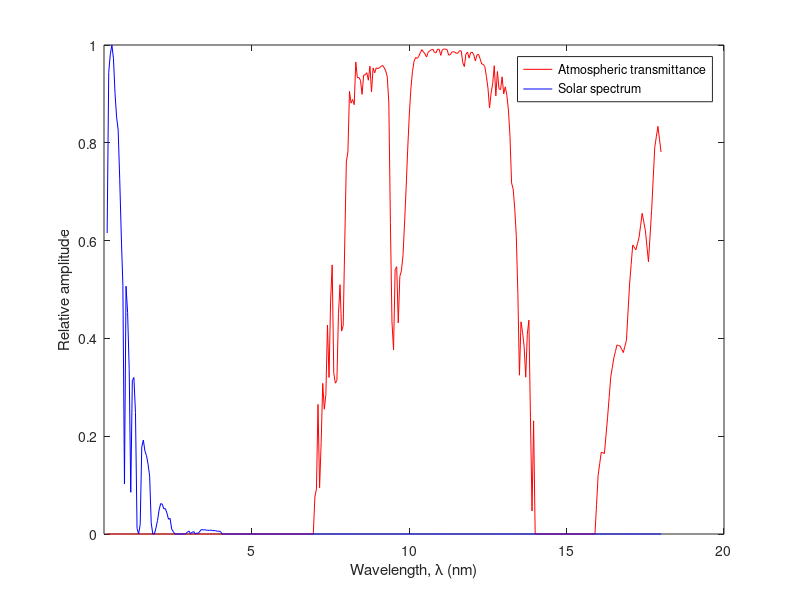
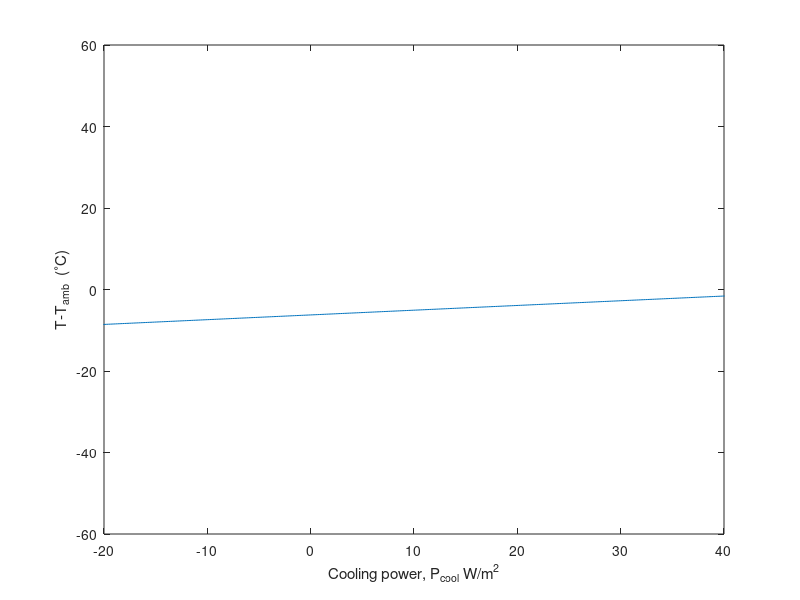

The MATLAB script that drew these images, in order:
% Mohammad Asif Zaman
% July 2018 (comments: Dec. 2018)

% This code reads and plots solar spectrum and atmospheric transmittance
% data. It also calculates the radiative cooling power of a photonic
% multilayer structure. The emissivity data of the structure is read from a
% csv file, which is calculated from a separate file.


clear all;
close all;
clc; clf;
% 

% Data import
% <<<======================================================================
% M_mat = csvread('All_material_alt.csv');

% Read atmospheric transmittance data
M1 = dlmread('Atmospheric data/7-14r200.dat');    % Atmospheric transmission data 1
M2 = dlmread('Atmospheric data/16-26r100.dat');   % Atmospheric transmission data 2

% Read solar spectrum data
M3 = csvread('Atmospheric data/AM0AM1_5.csv');    %  AM1.5 solar data in Wm^-2 nm^-1


% Read Emissivity data


% E = csvread('E_Taguchi_alt_1_E.csv');
E = csvread('E_ref_alt_1_E.csv');   

% E = csvread('E_GA_1.csv');
% E = eye(size(E));

% ======================================================================>>>


data_write = 'n';
% file_name = 'P_Taguchi.csv';
% file_name = 'P_ref.csv';


% Independent variables.
% Note that the emissivity data is calculated for the same wavelengths 
% and angle values defined here. 
theta_in_set = linspace(0,pi/2,201);
lambda_set = [.4:.05:18]'*1e-6;    % Defining wavelength range
% lambda_set = M_mat(:,9);    % Defining wavelength range

% 

E0 = E(:,1);   % E(lambda) at theta = 0;

% Parameters
kB = 1.38e-23;
T0 = 300;
h = 6.626e-34;
c0 = 3e8;




lm = [M1(:,2); linspace(14,15.9,30)'; M2(:,2)];
y = [M1(:,3); 0*linspace(14,15.9,30)'; M2(:,3)];


y_atm_trans = interp1(lm*1e-6,y,lambda_set,'linear',0);
y_am15 = interp1(M3(:,1)*1e-9,M3(:,4),lambda_set,'linear',0);


% =========================================================================
% Aug. 20, 2018
% 30 deg to zenith conversion (negligible effect)

% y_atm_trans = (1-(1-y_atm_trans)).^(sqrt(3)/2);

% =========================================================================


plot(lambda_set*1e6,y_atm_trans,'r');
hold on;
plot(lambda_set*1e6,y_am15./max(y_am15),'b');
xlabel('Wavelength, \lambda (nm)');
ylabel('Relative amplitude');
legend('Atmospheric transmittance','Solar spectrum');
xlim([0.3 20]);


Psun = trapz(lambda_set*1e9,y_am15.*E0); %lambda in nm. So, integration output at W/m^2
fprintf('P_sun = %1.3f \n',Psun);




lambda_mat = ones(size(E));
y_atm_mat = ones(size(E));

for m = 1:size(E,2)           % loop for every theta angle
    lambda_mat(:,m) = lambda_set;
    y_atm_mat(:,m) = 1-y_atm_trans.^(1./ (cos(theta_in_set(m))+eps) );  % the 1 - part was missing aug 20, 2018
end

f1 = E./(lambda_mat.^5 .* (exp(h*c0./(lambda_mat*kB*T0))-1) );

i_atm = trapz(lambda_set,f1.*y_atm_mat);
Patm = 2*pi*h*c0^2 * trapz(theta_in_set, i_atm.*sin(2*theta_in_set));



Tset = linspace(250,350,5001);

for m = 1:length(Tset)
    T = Tset(m);
    f2 = E./(lambda_mat.^5 .* (exp(h*c0./(lambda_mat*kB*T))-1) );
    i_rad = trapz(lambda_set,f2);
    Prad(m) = 2*pi*h*c0^2 * trapz(theta_in_set, i_rad.*sin(2*theta_in_set));

end

% Prad
fprintf('P_atm = %1.3f \n',Patm);

Pcool_1 = Prad-Patm-Psun;
Pcool_2 = Pcool_1 - 6.9*(T0-Tset);
% figure, plot(Tset-T0,Pcool_1);
figure, plot(Pcool_2,Tset-T0);
xlabel('Cooling power, P_{cool} W/m^2');
ylabel('T-T_{amb}  (^{\circ}C)');
xlim([-20,40]);
% ylim([0,50]);


% write data to file
if data_write == 'y'
    Mwrite = [Pcool_1' Pcool_2' (Tset-T0)'];
    csvwrite(file_name, Mwrite);
end
% csvwrite('P_Taguchi.csv', Mwrite);



